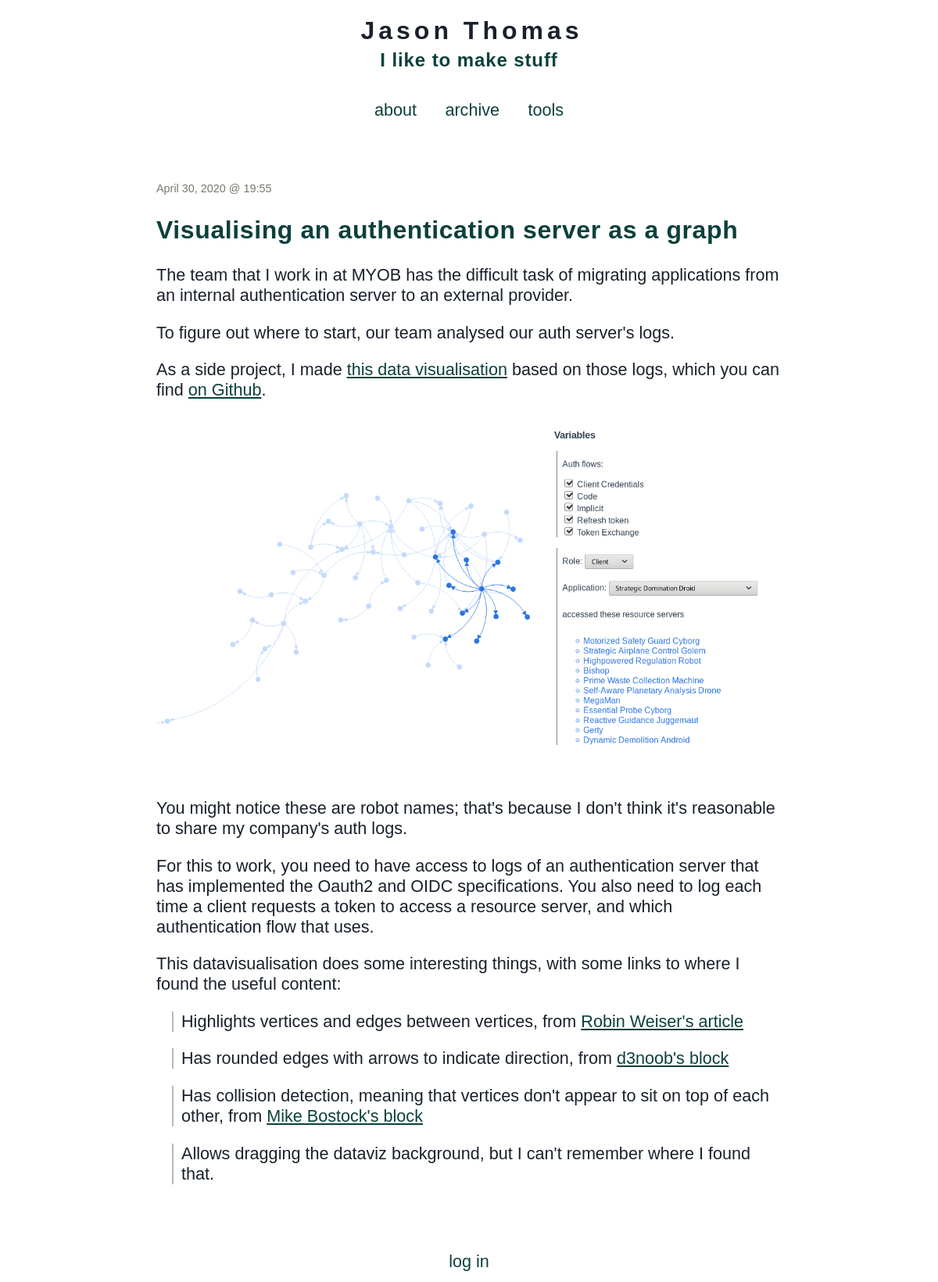
Screenshot of /post?postNum=17 with the database file from the repository.
### tables this page shows
CREATE TABLE entries (
  id integer primary key autoincrement,
  entryDate date not null,
  title text not null,
  text text not null
);

### app.py (the view)
@app.route('/post', methods=['GET','POST'])
def show_post():
    qString = request.args.get('postNum')
    global postNum
    if qString != None:
        postNum = int(qString)
    session.pop('logged_in', None)
    entries = getSqlRecords()
    return render_template('show_current.html', entries=entries, postNum=postNum)

### app.py (called while the page is built)
def connect_db():
    return sqlite3.connect(app.config['DATABASE'])

def getSqlRecords():
    cursor = g.db.execute('select title, entryDate, text from entries order by id asc')
    entries = [dict(title=row[0], date=row[1], text=row[2]) for row in cursor.fetchall()]
    return entries

@app.before_request
def before_request():
    g.db = connect_db()

@app.teardown_request
def teardown_request(exception):
    db = getattr(g, 'db', None)
    if db is not None:
        db.close()

@app.after_request
def after_request(response):
    response.headers.set('X-Content-Type-Options', 'nosniff')
    response.headers.set('X-Frame-Options', 'DENY')
    response.headers.set('X-XSS-Protection', '1; mode=block')
    response.headers.set('Strict-Transport-Security', 'max-age=63072000')
    return response

### templates/show_current.html
{% extends "layout.html" %}
{% block body %}
  {% if entries|length > 0 %}
    <p class=dateText>{{ entries[postNum].date|safe }}</p><h2>{{ entries[postNum].title }}</h2>{{ entries[postNum].text|safe }}
  {% else %}
    <em>Why not say something?</em>
  {% endif %}
{% endblock %}

### static/style.css (style rules this page uses)
a,h2,h3 { color: #0C403C; }
a:link { text-decoration: none; }
h1,h2,h3,h4 { letter-spacing: 0.6px; }
img { width: 100%; height: auto; }
.page a { text-decoration: underline; }
li { margin-bottom: 1em; list-style: none; padding-left:10px; border-left: 2px solid #BBB8B1; margin-left:10px; }
ul { padding-left:10px; }
.dateText { margin-bottom:0px; color: #7B776D; font-size:90%; }
h2 { font-size: 4.0vh; }
p, a, code, li { font-size: 2.7vh; }

### rows the page displays
entries: entryDate "April 30, 2020 @ 19:55", title "Visualising an authentication server as a graph", text "The team that I work in at MYOB has the difficult task of migrating applications from an internal authentication server to an external provider. To figure out where to start, our team analysed our auth server's logs. As a side project, I made this data visualisation based on those logs, which you can find on Github . You might notice these are robot names; that's because I don't think it's reasonable to share my company's auth logs. For this to work, you need to have access to logs of an authentication server that has implemented the Oauth2 and OIDC specifications. You also need to log each time a client requests a token to access a resource server, and which authentication flow that uses.…", text (picture)
